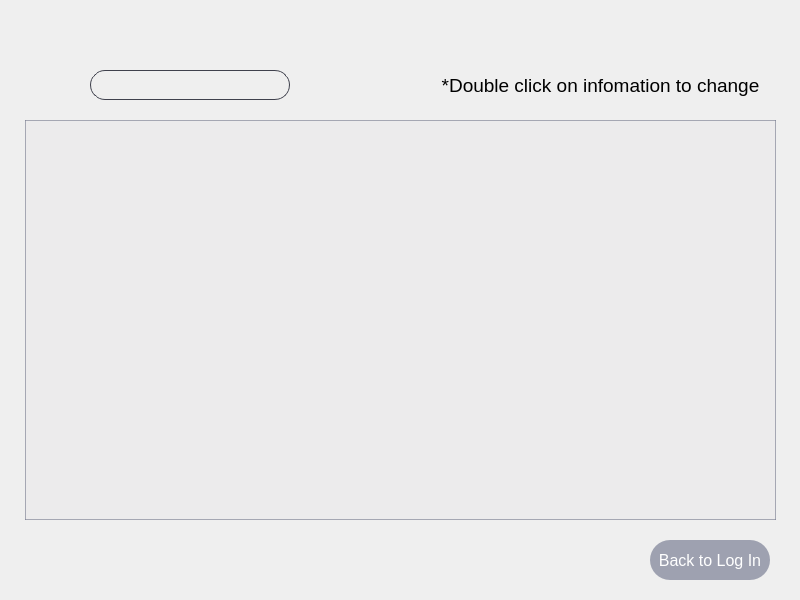
<?xml version="1.0" encoding="UTF-8"?>
<ui version="4.0">
 <class>Administrator</class>
 <widget class="QWidget" name="Administrator">
  <property name="geometry">
   <rect>
    <x>0</x>
    <y>0</y>
    <width>800</width>
    <height>600</height>
   </rect>
  </property>
  <property name="minimumSize">
   <size>
    <width>800</width>
    <height>600</height>
   </size>
  </property>
  <property name="maximumSize">
   <size>
    <width>16777215</width>
    <height>16777215</height>
   </size>
  </property>
  <property name="windowTitle">
   <string>Form</string>
  </property>
  <property name="layoutDirection">
   <enum>Qt::LeftToRight</enum>
  </property>
  <property name="styleSheet">
   <string notr="true">background-image: none;</string>
  </property>
  <widget class="QTableView" name="usersView">
   <property name="geometry">
    <rect>
     <x>25</x>
     <y>120</y>
     <width>751</width>
     <height>400</height>
    </rect>
   </property>
   <property name="styleSheet">
    <string notr="true">QTableView {
border: 1px solid rgba(118, 122, 142, 153);
background: rgba(224, 222, 225, 51);
selection-background-color: rgba(136, 132, 159, 204);
selection-color: rgb(248, 246, 250);
}

QHeaderView::section {
border-radius: 30px;
height: 30px;
color: rgb(239, 238, 241);
background: rgb(108, 104, 124);
}
</string>
   </property>
  </widget>
  <widget class="QPushButton" name="BackBtn">
   <property name="geometry">
    <rect>
     <x>650</x>
     <y>540</y>
     <width>120</width>
     <height>40</height>
    </rect>
   </property>
   <property name="minimumSize">
    <size>
     <width>0</width>
     <height>0</height>
    </size>
   </property>
   <property name="maximumSize">
    <size>
     <width>16777215</width>
     <height>16777215</height>
    </size>
   </property>
   <property name="cursor">
    <cursorShape>PointingHandCursor</cursorShape>
   </property>
   <property name="styleSheet">
    <string notr="true">QPushButton {
background: rgba(124, 128, 149, 179);
border-radius: 20px;
font-size: 16px;
color: white;
}

QPushButton::hover {
background: rgba(124, 128, 149, 100);
}</string>
   </property>
   <property name="text">
    <string>Back to Log In</string>
   </property>
  </widget>
  <widget class="QLineEdit" name="searchLine">
   <property name="geometry">
    <rect>
     <x>90</x>
     <y>70</y>
     <width>200</width>
     <height>30</height>
    </rect>
   </property>
   <property name="styleSheet">
    <string notr="true">QLineEdit {
background: rgba(116, 120, 140, 0);
border: 1px solid rgb(63, 65, 77);
border-radius: 15px;

}</string>
   </property>
  </widget>
  <widget class="QLabel" name="label">
   <property name="geometry">
    <rect>
     <x>30</x>
     <y>70</y>
     <width>30</width>
     <height>30</height>
    </rect>
   </property>
   <property name="text">
    <string/>
   </property>
   <property name="pixmap">
    <pixmap resource="res.qrc">:/images/images/search.png</pixmap>
   </property>
   <property name="scaledContents">
    <bool>true</bool>
   </property>
  </widget>
  <widget class="QLabel" name="label_2">
   <property name="geometry">
    <rect>
     <x>400</x>
     <y>70</y>
     <width>401</width>
     <height>30</height>
    </rect>
   </property>
   <property name="font">
    <font>
     <pointsize>14</pointsize>
    </font>
   </property>
   <property name="text">
    <string>*Double click on infomation to change</string>
   </property>
   <property name="alignment">
    <set>Qt::AlignCenter</set>
   </property>
  </widget>
 </widget>
 <resources>
  <include location="res.qrc"/>
 </resources>
 <connections/>
</ui>
